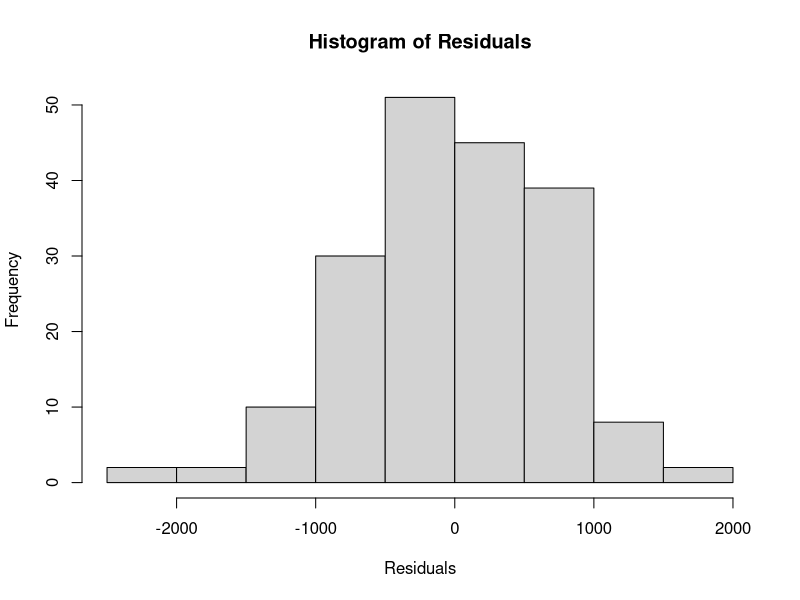
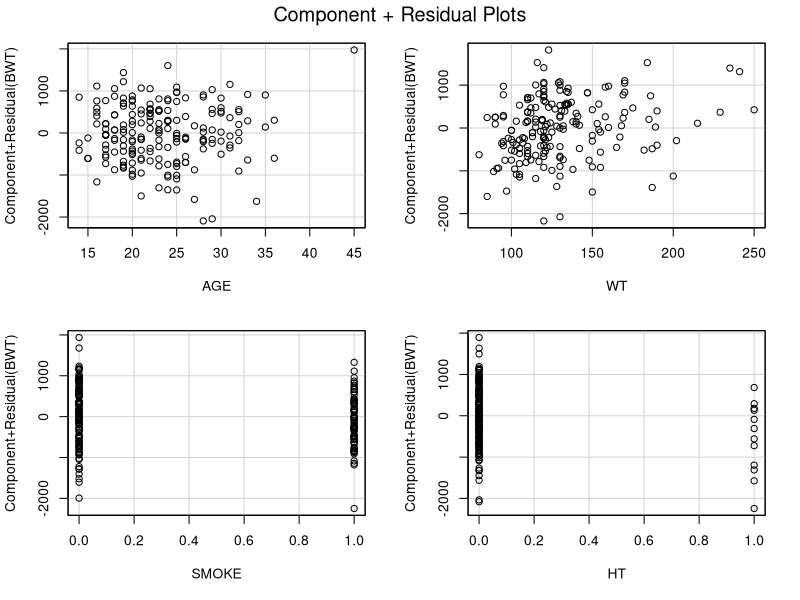
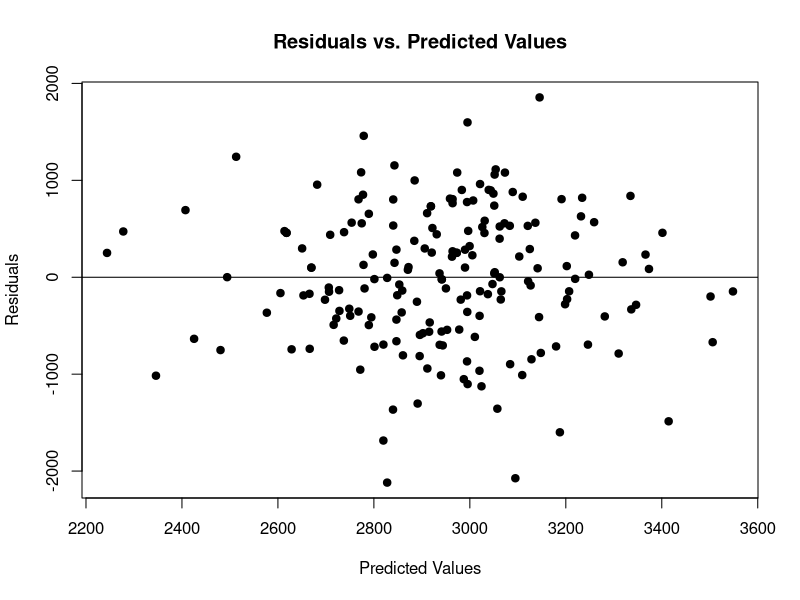
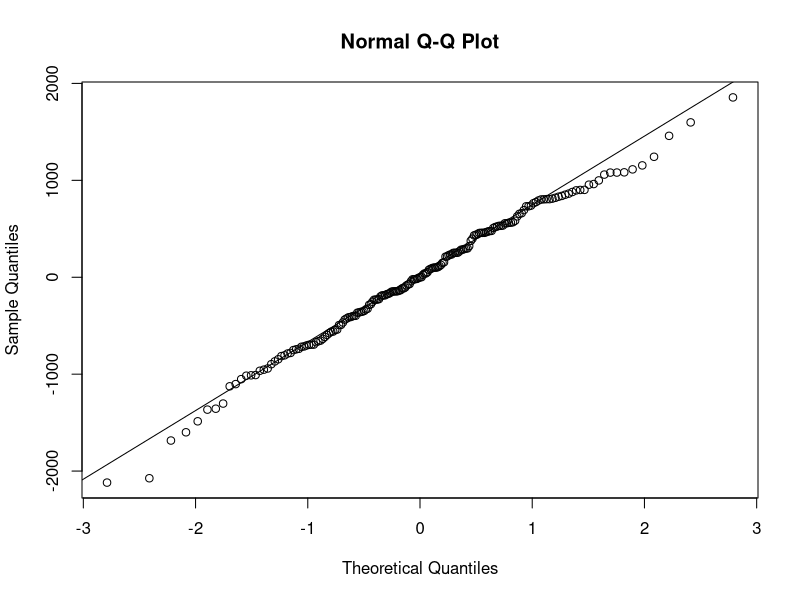
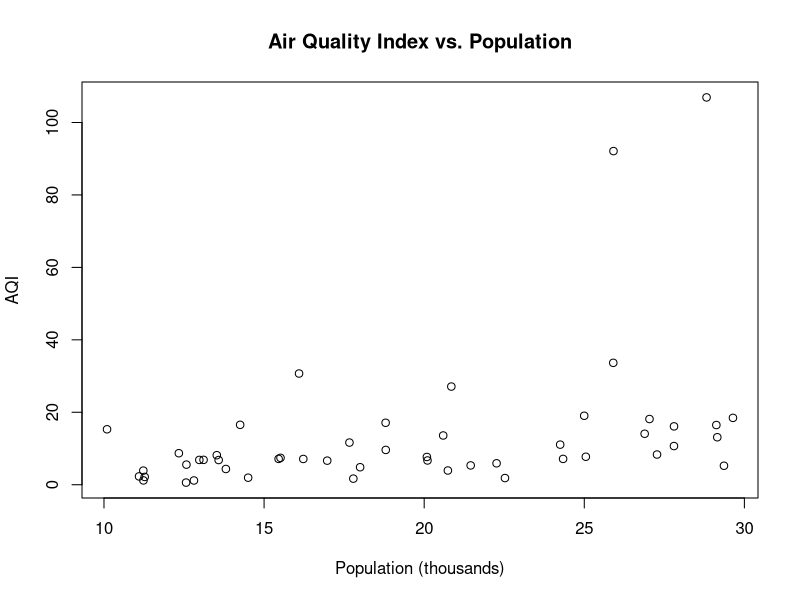
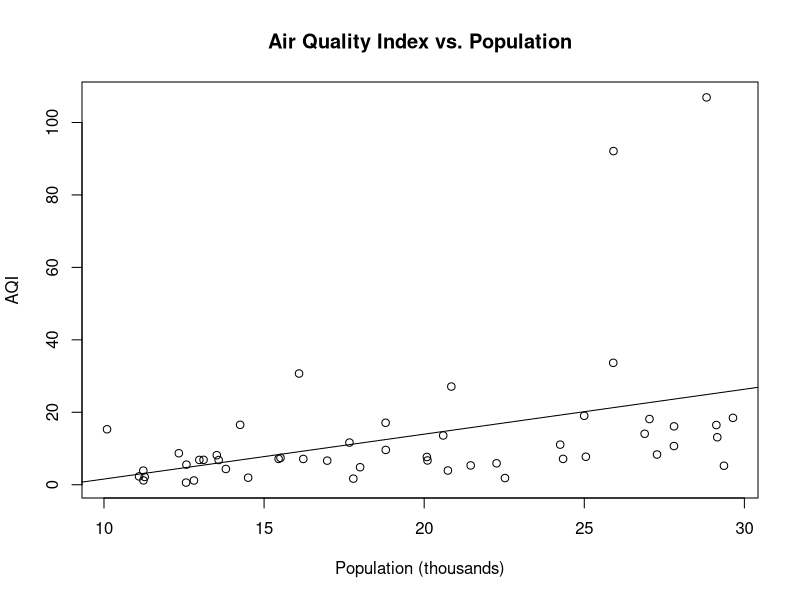
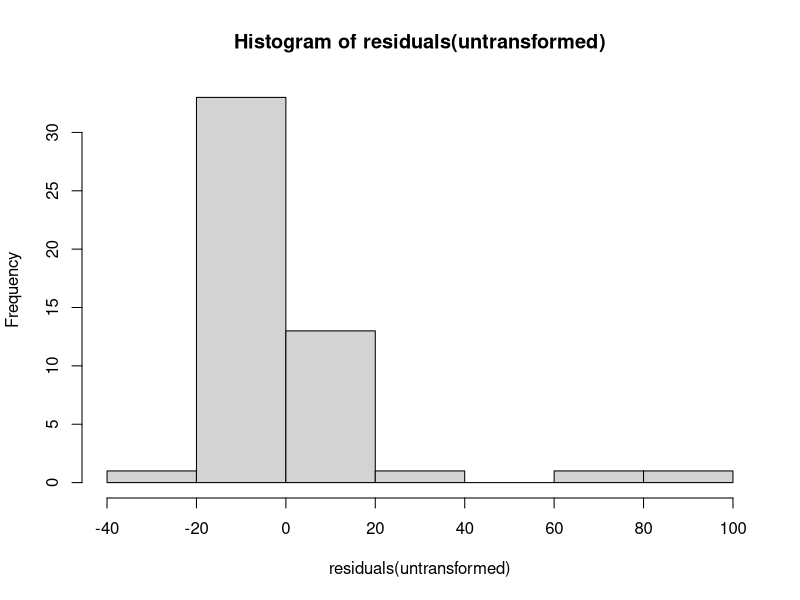
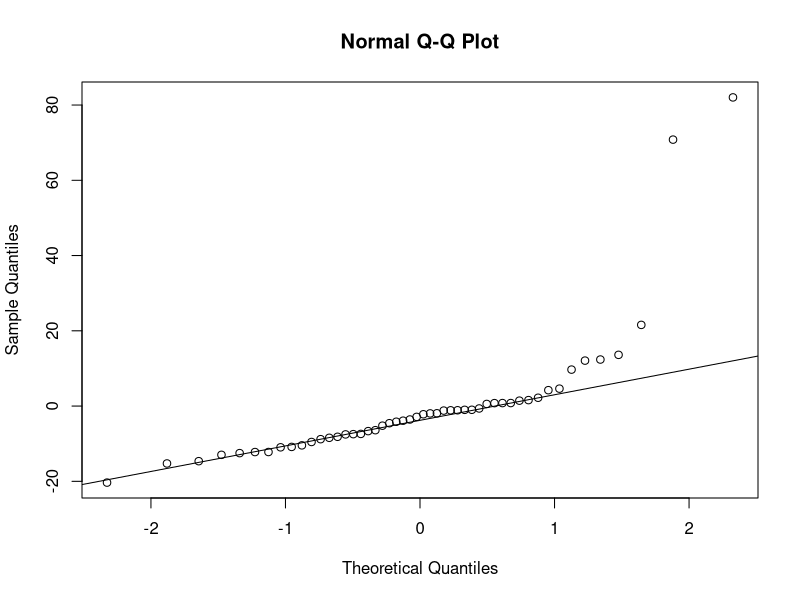

Write the R code that produced these figures, in order.
#Regression Diagnostics
library(car)
library(MASS)
library(readxl)

## Set working directory
setwd("~/Library/CloudStorage/OneDrive-EmoryUniversity/Documents/Work/BIOS 591P 2023/3 MLR/Data")
## Read in the data
bwt <- read_xlsx("Spring 2023 birthweight.xlsx")

# Fit multiple linear regression model
bwt.lm <- lm(BWT ~ AGE + WT + SMOKE + HT, data=bwt)

## Check normality of residuals
hist(residuals(bwt.lm),main="Histogram of Residuals",xlab="Residuals")

# Partial plots
crPlots(bwt.lm,line=FALSE,smooth=FALSE)

# Residuals versus predicted values
plot(predict(bwt.lm),residuals(bwt.lm),pch=19,main="Residuals vs. Predicted Values",xlab="Predicted Values",ylab="Residuals")
abline(h=0)

# QQ plot of residuals
qqnorm(residuals(bwt.lm))
qqline(residuals(bwt.lm)) # adds the normality line to the q-q plot

# Handling assumption violations
# Commonly used transformations is the log transformation
# Fake data. Air pollution vs. city population in thousands:
x <- runif(50,10,30) # X drawn between 10 and 30
e <- rnorm(50,0,1)
b <- 0.1
y <- exp(b*x + e)

airdata <- data.frame(x,y)

# Explore data

plot(airdata$x,airdata$y,xlab="Population (thousands)",ylab="AQI",main="Air Quality Index vs. Population")

# Fit linear model on untransformed data

untransformed <- lm(y~x,data=airdata)

plot(x,y,xlab="Population (thousands)",ylab="AQI",main="Air Quality Index vs. Population")
abline(untransformed)

# Check residuals

hist(residuals(untransformed))
qqnorm(residuals(untransformed))
qqline(residuals(untransformed))

# Positively skewed residuals suggest a log transformation might help. See textbook.

plot(x,log(y),xlab="Population (thousands)",ylab="log(Air Quality Index)")

# Transform data

airdata$logy <- log(airdata$y)

# Fit transformed model

transformed <- lm(logy ~ x,data=airdata)

summary(transformed)

plot(airdata$x,airdata$logy,xlab="Population (thousands)",ylab="log(Air Quality Index)")
abline(transformed)

# Check residuals again

hist(residuals(transformed))
qqnorm(residuals(transformed))
qqline(residuals(transformed))

# Better! Not perfect.
# Interpretation of slope?
# For each increase of city population by 1, the log(AQI) increases by ___, on average
# OR
# For each increase of city population by 1, the AQI increases by (exp(beta) - 1)*100% on average

(exp(transformed$coefficients[2])-1)*100

## Next week we will cover outlier detection in regression diagnostics
# Leverage: hatvalues()
lev.vals <- hatvalues(bwt.lm)

lev.threshold <- 2*(4+1)/length(lev.vals)

hist(lev.vals)

abline(v=lev.threshold)

lev.vals > lev.threshold

which(lev.vals > lev.threshold)

bwt[which(lev.vals > lev.threshold),]

## Cook's distance
cooksd <- cooks.distance(bwt.lm)

cooksd > 4/length(cooksd)

which(cooksd > 4/length(cooksd))

bwt[which(cooksd > 4/length(cooksd)),]

## Jackknife Residuals
jackres <- studres(bwt.lm)

jackres > 2

which(jackres > 2)

bwt[which(jackres > 2),]

## Correlation
cor(bwt)

## VIFs
vif(bwt.lm)

